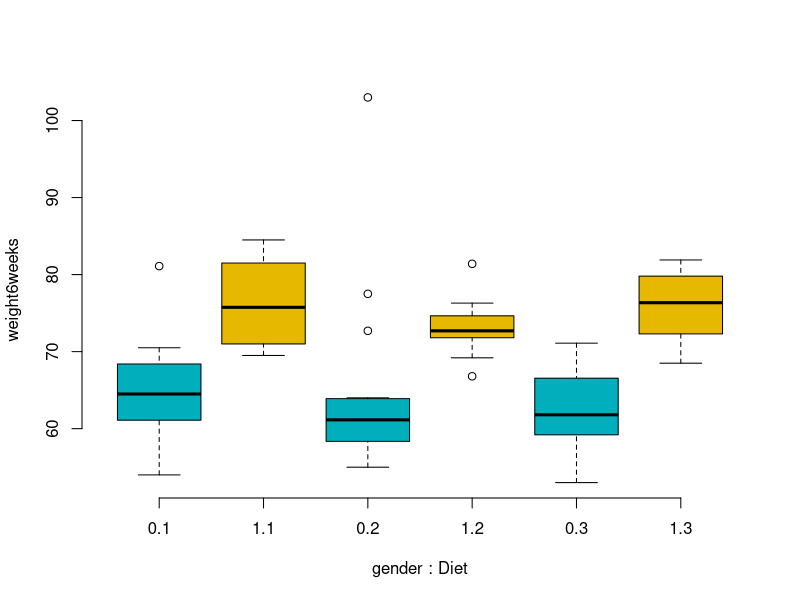
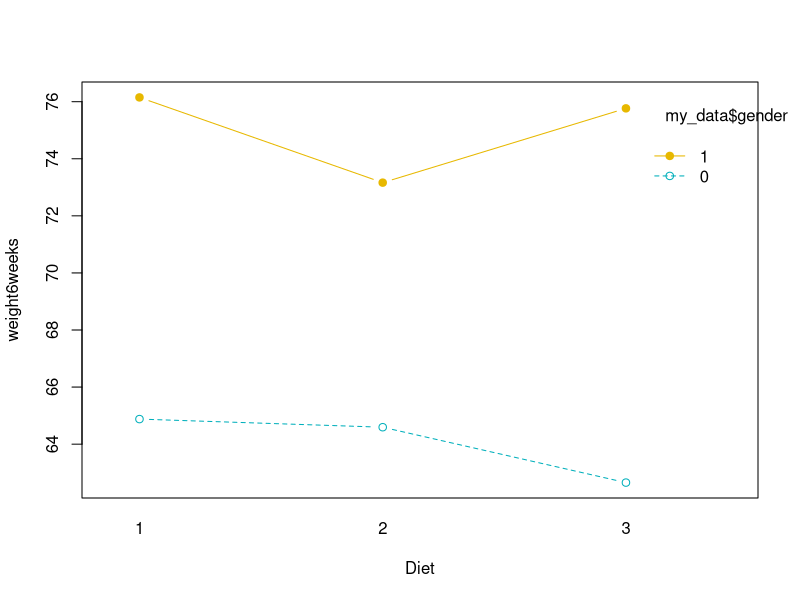
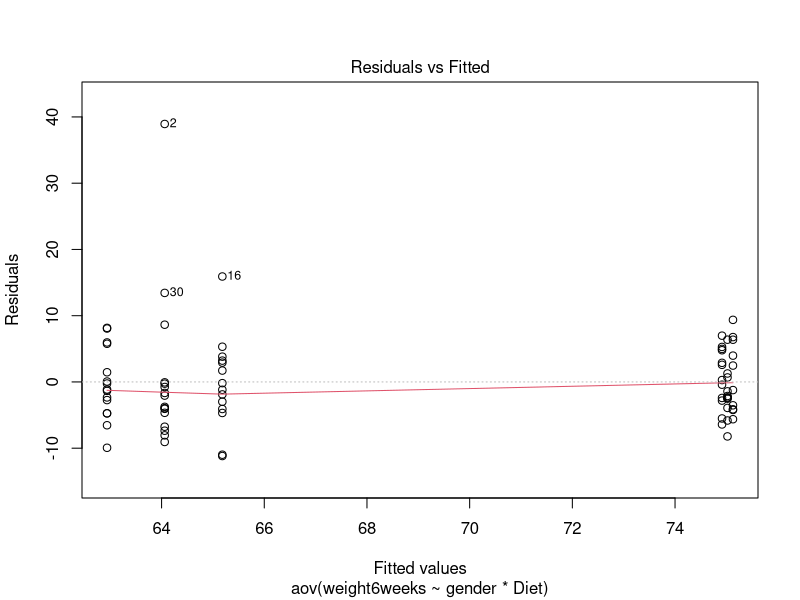
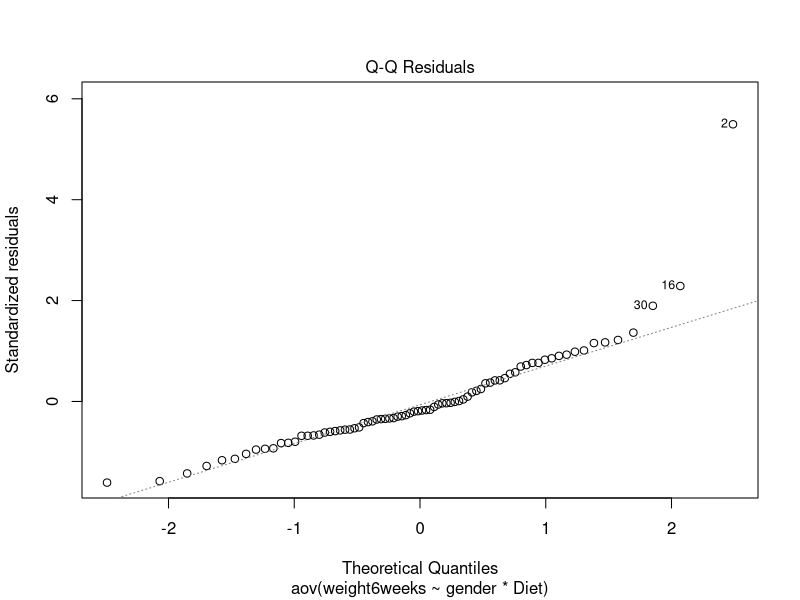
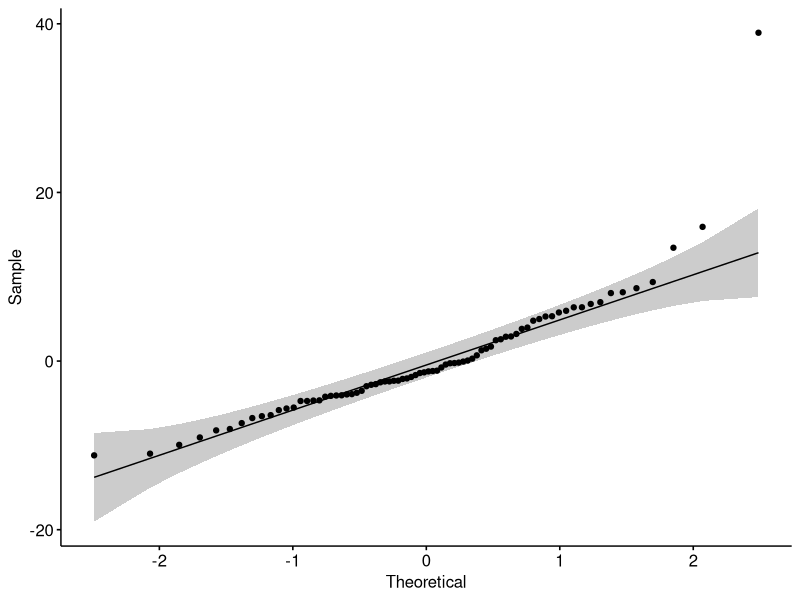
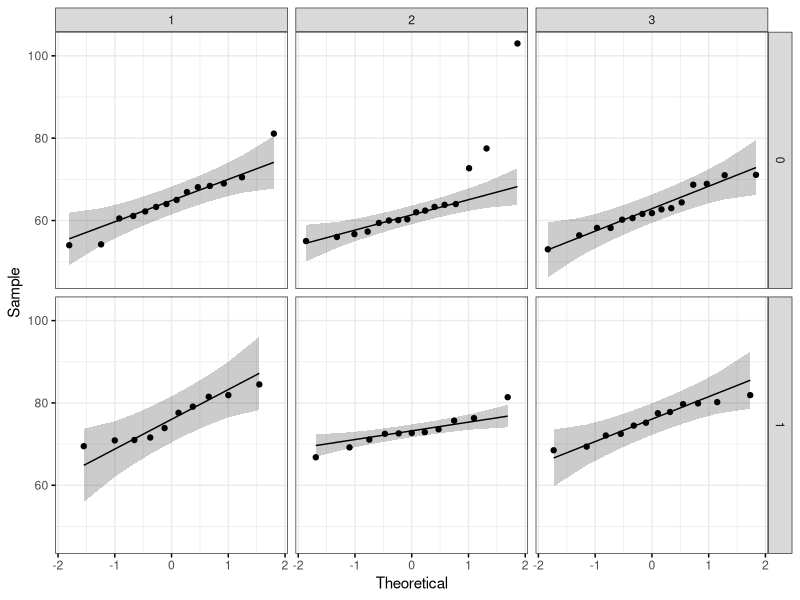

R code for these plots, in order:




# read our data
my_data <- read.csv("Diet_R.csv")



#Here, we have a unbalanced design. 
table(my_data$gender, my_data$Diet)

library("ggpubr")

# Box plot with two factor variables
boxplot(weight6weeks ~ gender * Diet, data=my_data, frame = FALSE, 
        col = c("#00AFBB", "#E7B800"), ylab="weight6weeks")


# Two-way interaction plot
interaction.plot(x.factor = my_data$Diet, trace.factor = my_data$gender, 
                 response = my_data$weight6weeks, fun = mean, 
                 type = "b", legend = TRUE, 
                 xlab = "Diet", ylab="weight6weeks",
                 pch=c(1,19), col = c("#00AFBB", "#E7B800"))




#used for test unbalanced design

library(car)
res.aov2 <- aov(weight6weeks ~ gender * Diet, data = my_data)
Anova(res.aov2, type = "III")



#Compute some summary statistics
require("dplyr")
group_by(my_data, gender, Diet) %>%
  summarise(
    count = n(),
    mean = mean(weight6weeks, na.rm = TRUE),
    sd = sd(weight6weeks, na.rm = TRUE)
  )


library(tidyverse)
library(ggpubr)
library(rstatix)

#
my_data %>%
  pairwise_t_test(
    weight6weeks ~ Diet, 
    p.adjust.method = "bonferroni"
  )



# pairwise comparisons
library(emmeans)
pwc <- my_data %>% 
  group_by(gender) %>%
  emmeans_test(weight6weeks ~ Diet, p.adjust.method = "bonferroni") 
pwc

my_data %>%
  pairwise_t_test(
    weight6weeks ~ Diet, 
    p.adjust.method = "bonferroni"
  )



#Check ANOVA assumptions: test validity
# 1. Homogeneity of variances
plot(res.aov2, 1)


# 2. Normality
plot(res.aov2, 2)


model  <- lm(weight6weeks ~ Diet*gender, data = my_data)

ggqqplot(residuals(model))


shapiro_test(residuals(model))



  my_data %>%
  group_by(gender, Diet) %>%
  shapiro_test(weight6weeks)

  
  ggqqplot(my_data, "weight6weeks", ggtheme = theme_bw()) +
    facet_grid(gender ~ Diet)


# Extract the residuals
aov_residuals <- residuals(object = res.aov2)
# Run Shapiro-Wilk test
shapiro.test(x = aov_residuals )
